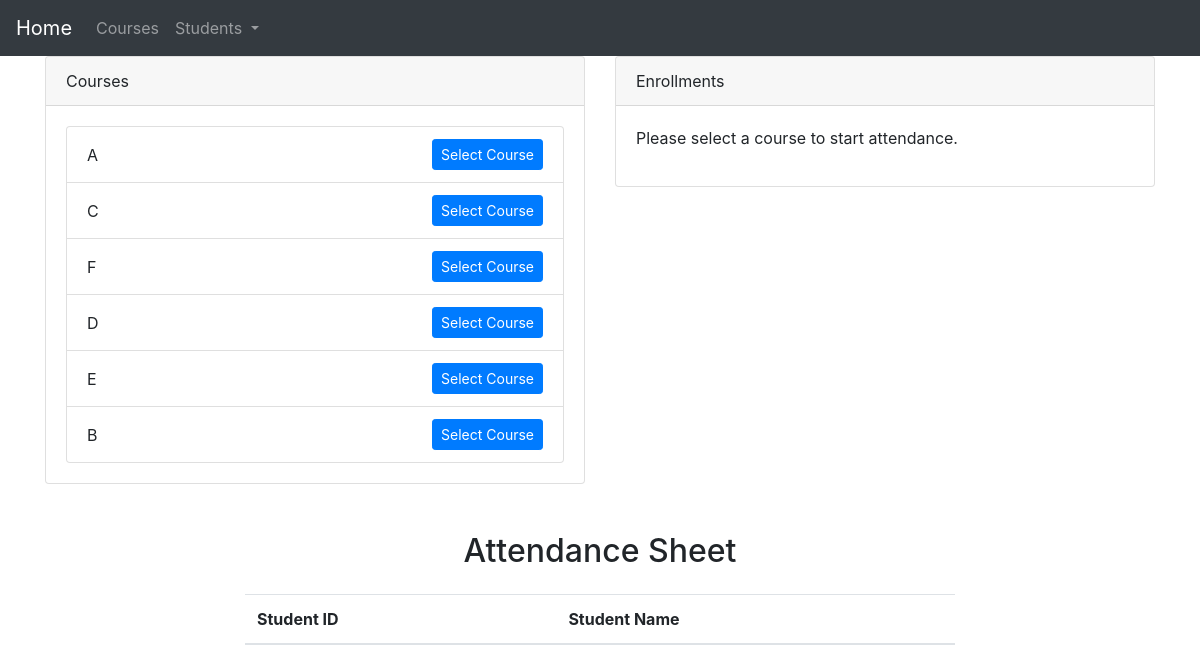
/, run on an earlier commit of the app's database.
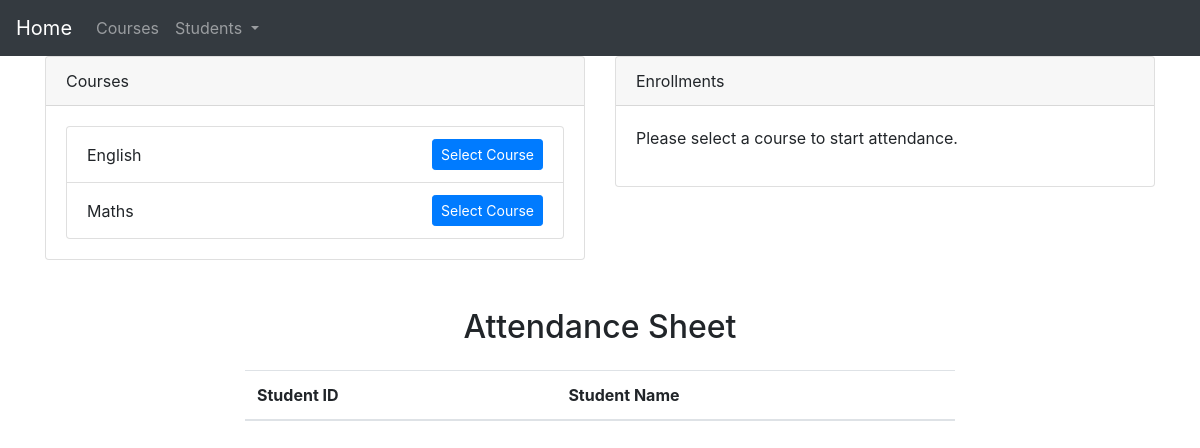
And on a later commit of the database.
### faceapp/models.py (models this page shows, shortened)
class Course(models.Model):
    course_id = models.CharField(primary_key=True, unique=True, max_length=20)
    course_name = models.CharField(max_length=100)

### faceapp/views.py (the view)
# urls.py: 2. Add a URL to urlpatterns:  path('', views.home, name='home')
def home(request):
    selected_course = request.GET.get("course_id")
    if selected_course:
        selected_course = selected_course
        selected_course_name = Course.objects.get(course_id=selected_course).course_name
        students = Student.objects.filter(enrollment__course=selected_course)
    else:
        selected_course_name = None
        students = None
    courses = Course.objects.all()
    context = {
        "courses": courses,
        "selected_course": selected_course,
        "selected_course_name": selected_course_name,
        "students": students,
    }
    return render(request, "home.html", context)

### faceapp/templates/home.html (shortened to what this page needs)
{% extends 'base.html' %}
{% load static %}
{% block content %}
<div class="row">
	<div class="col-md-6">
		<div class="card">
			<div class="card-header">Courses</div>
			<div class="card-body">
				<ul class="list-group">
					{% for course in courses %}
					<li class="list-group-item d-flex justify-content-between align-items-center">
						{{ course.course_name }}
						{% if selected_course == course.course_id %}
						<button class="btn btn-primary btn-sm" disabled>Selected</button>
						{% else %}
						<a href="{% url 'home' %}?course_id={{ course.course_id }}"
							class="btn btn-primary btn-sm select-course-btn">Select Course</a>
						{% endif %}
					</li>
					{% endfor %}
				</ul>
			</div>
		</div>
	</div>
	<div class="col-md-6">
		<div class="card">
			<div class="card-header">Enrollments</div>
			<div class="card-body">
				{% if selected_course %}
				<h5>Students of {{ selected_course_name }}:</h5>
				{% if students %}
				<table class="table">
					<thead>
						<tr>
							<th>Student ID</th>
							<th>Name</th>
						</tr>
					</thead>
					<tbody>
						{% for student in students %}
						<tr>
							<td>{{ student.student_id }}</td>
							<td>{{ student.name }}</td>
						</tr>
						{% endfor %}
					</tbody>
				</table>
				<button class="btn btn-primary" id="start-attendance">Start Attendance</button>
				<button class="btn btn-danger" id="download-attendance" disabled>Download Attendance</button>
				{% else %}
				<p>No students enrolled in this course.</p>
				{% endif %}
				{% else %}
				<p>Please select a course to start attendance.</p>
				{% endif %}
			</div>
		</div>
	</div>
</div>
<div class="container" id="attendance-sheet" style="display:block;">
	<div class="row mt-5">
		<div class="col-md-8 offset-md-2">
			<h2 class="text-center mb-4">Attendance Sheet</h2>
			<table class="table table-striped">
				<thead>
					<tr>
						<th>Student ID</th>
						<th>Student Name</th>
					</tr>
				</thead>
			</table>
		</div>
	</div>
</div>
{% endblock %}

What changed in the data, as far as the page shows it:
removed Course: course_name "C"
removed Course: course_name "F"
removed Course: course_name "D"
removed Course: course_name "E"
changed Course: course_name "A" → "English"
changed Course: course_name "B" → "Maths"
